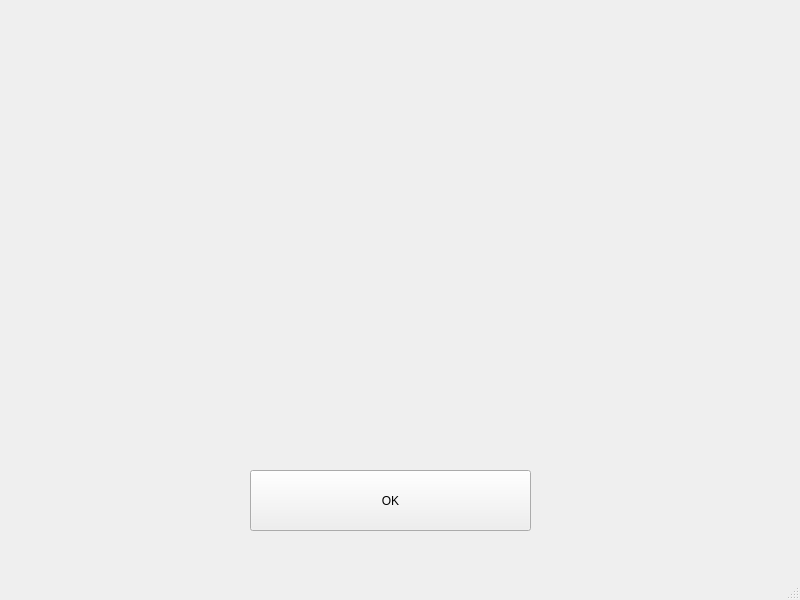
<?xml version="1.0" encoding="UTF-8"?>
<ui version="4.0">
 <class>MainWindow</class>
 <widget class="QMainWindow" name="MainWindow">
  <property name="geometry">
   <rect>
    <x>0</x>
    <y>0</y>
    <width>800</width>
    <height>600</height>
   </rect>
  </property>
  <property name="windowTitle">
   <string>MainWindow</string>
  </property>
  <widget class="QWidget" name="centralwidget">
   <widget class="QPushButton" name="pushButton">
    <property name="geometry">
     <rect>
      <x>250</x>
      <y>470</y>
      <width>281</width>
      <height>61</height>
     </rect>
    </property>
    <property name="text">
     <string>OK</string>
    </property>
   </widget>
   <widget class="QLabel" name="label">
    <property name="geometry">
     <rect>
      <x>10</x>
      <y>20</y>
      <width>781</width>
      <height>441</height>
     </rect>
    </property>
    <property name="text">
     <string/>
    </property>
   </widget>
  </widget>
  <widget class="QMenuBar" name="menubar">
   <property name="geometry">
    <rect>
     <x>0</x>
     <y>0</y>
     <width>800</width>
     <height>26</height>
    </rect>
   </property>
  </widget>
  <widget class="QStatusBar" name="statusbar"/>
 </widget>
 <resources/>
 <connections/>
</ui>
